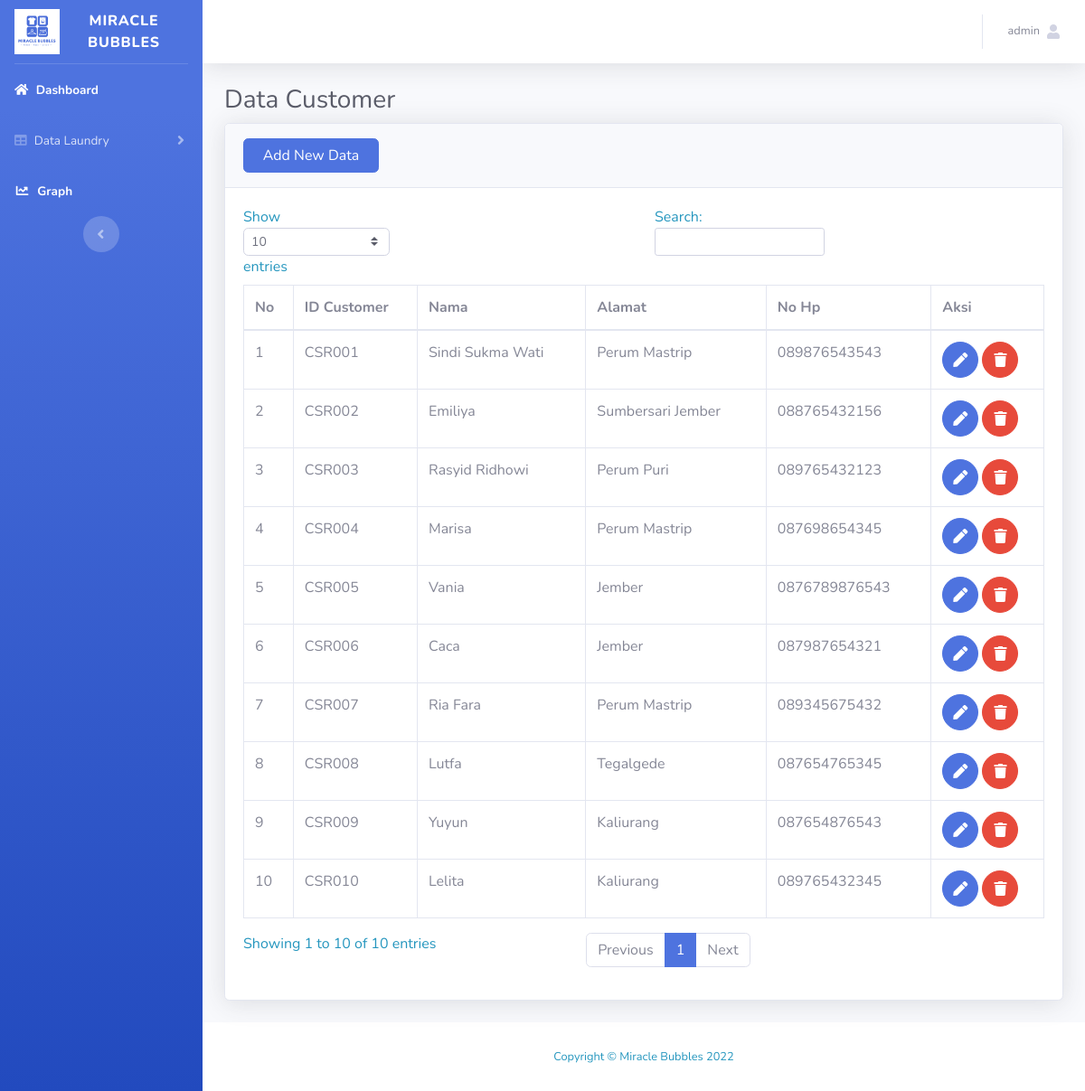
Page /tcustomer.php (signed in) on the committed database.
### tables this page shows
CREATE TABLE `tb_customer` (
  `id_customer` varchar(10) NOT NULL,
  `nama` varchar(100) NOT NULL,
  `alamat` varchar(255) NOT NULL,
  `no_hp` varchar(20) NOT NULL
);

### tcustomer.php (the view, shortened to what this page needs)
<?php
require("koneksi.php");
$sesName = $_SESSION['name'];
$sesLvl = $_SESSION['level'];
?>
<!DOCTYPE html>
<html lang="en">
<head>
    <link href="vendor/fontawesome-free/css/all.min.css" rel="stylesheet" type="text/css">
    <link href="css/sb-admin-2.min.css" rel="stylesheet">
</head>
<body id="page-top">
    <div id="wrapper">
        <ul class="navbar-nav bg-gradient-primary sidebar sidebar-dark accordion" id="accordionSidebar">
            <a class="sidebar-brand d-flex align-items-center justify-content-center" href="index.php">
                <div >
                    <img src="img/logoo.jpg" style="width: 50px">
                </div>
                <div class="sidebar-brand-text mx-3"> MIRACLE BUBBLES </div>
            </a>
            <hr class="sidebar-divider my-0">
            <li class="nav-item active">
                <a class="nav-link" href="index.php">
                <i class="fa fa-home" aria-hidden="true"></i>
                    <span>Dashboard</span></a>
            </li>
            <li class="nav-item">
                <a class="nav-link collapsed" href="#" data-toggle="collapse" data-target="#collapseTwo"
                    aria-expanded="true" aria-controls="collapseTwo">
                    <i class="fa fa-table" aria-hidden="true"></i>
                    <span>Data Laundry</span>
                </a>
            <li class="nav-item active">
                <a class="nav-link" href="bar.php">
                <i class="fas fa-fw fa-chart-line"></i>
                    <span>Graph</span></a>
            </li>
            <div class="text-center d-none d-md-inline">
                <button class="rounded-circle border-0" id="sidebarToggle"></button>
            </div>
        </ul>
        <div id="content-wrapper" class="d-flex flex-column">
            <div id="content">
                <nav class="navbar navbar-expand navbar-light bg-white topbar mb-4 static-top shadow">
                    <ul class="navbar-nav ml-auto">
                        <li class="nav-item dropdown no-arrow">
                            <a class="nav-link dropdown-toggle" href="#" id="userDropdown" role="button"
                                data-toggle="dropdown" aria-haspopup="true" aria-expanded="false">
                                <span class="mr-2 d-none d-lg-inline text-gray-600 small"><?php echo $sesName; ?></span>
                                <i class="fa fa-user" aria-hidden="true"></i>
                            </a>
                        </li>
                    </ul>
                </nav>
                <div class="container-fluid">
                    <h1 class="h3 mb-2 text-gray-800">Data Customer</h1>
                    <div class="card shadow mb-4">
                        <div class="card-header py-3">
                            <div style="width: 150px;" >
                            <a href="insert.php" class="btn btn-primary btn-user btn-block">Add New Data</a>
                            </div>
                        </div>
                        <div class="card-body">
                            <div class="table-responsive">
                                <table class="table table-bordered" id="dataTable" width="100%" cellspacing="0">
                                    <thead>
                                        <tr>
                                            <th>No</th>
                                            <th>ID Customer</th>
                                            <th>Nama</th>
                                            <th>Alamat</th>
                                            <th>No Hp</th>
                                            <th>Aksi</th>
                                        </tr>
                                    </thead>
                                    <tbody>
                                        <?php
                                             $query  = "SELECT * FROM tb_customer";
                                             $result = mysqli_query($koneksi, $query);
                                             $no     = 1;
                                            if ($sesLvl == 1) {
                                                $dis = "";
                                            }else{
                                                $dis = "disabled";
                                            }
                                            while ($row = mysqli_fetch_array($result)){
                                                $userId = $row['id_customer'];
                                                $nama = $row['nama'];
                                                $alamat = $row['alamat'];
                                                $hp = $row['no_hp'];
                                        ?>
                                        <tr>
                                            <td><?php echo $no; ?></td>
                                            <td><?php echo $userId; ?></td>
                                            <td><?php echo $nama; ?></td>
                                            <td><?php echo $alamat; ?></td>
                                            <td><?php echo $hp; ?></td>
                                            <td>
                                            <a href="customeredit.php?id_customer=<?php echo $row['id_customer']; ?>" class="btn btn-primary btn-circle <?php echo $dis; ?>"><i class="fas fa-pen"></i></a>
                                            <a href="#" class="btn btn-danger btn-circle <?php echo $dis;?>"
                                            onClick="confirmModal('customerhapus.php?&id_customer=<?php echo $row['id_customer']; ?>');">
                                                <i class="fas fa-trash"></i>
                                            </a>
                                            </td>
                                        </tr>
                                        <?php
                                            $no++;
                                            }
                                        ?>
                                    </tbody>
                                </table>
                            </div>
                        </div>
                    </div>
                </div>
            </div>
            <footer class="sticky-footer bg-white">
                <div class="container my-auto">
                    <div class="copyright text-center my-auto">
                        <span>Copyright &copy; Miracle Bubbles 2022</span>
                    </div>
                </div>
            </footer>
        </div>
    </div>
</body>
</html>

### rows in the picture
tb_customer: id_customer "CSR001", nama "Sindi Sukma Wati", alamat "Perum Mastrip", no_hp "089876543543"
tb_customer: id_customer "CSR002", nama "Emiliya", alamat "Sumbersari Jember", no_hp "088765432156"
tb_customer: id_customer "CSR003", nama "Rasyid Ridhowi", alamat "Perum Puri", no_hp "089765432123"
tb_customer: id_customer "CSR004", nama "Marisa", alamat "Perum Mastrip", no_hp "087698654345"
tb_customer: id_customer "CSR005", nama "Vania", alamat "Jember", no_hp "0876789876543"
tb_customer: id_customer "CSR006", nama "Caca", alamat "Jember", no_hp "087987654321"
tb_customer: id_customer "CSR007", nama "Ria Fara", alamat "Perum Mastrip", no_hp "089345675432"
tb_customer: id_customer "CSR008", nama "Lutfa", alamat "Tegalgede", no_hp "087654765345"
tb_customer: id_customer "CSR009", nama "Yuyun", alamat "Kaliurang", no_hp "087654876543"
tb_customer: id_customer "CSR010", nama "Lelita", alamat "Kaliurang", no_hp "089765432345"

### other values in the picture
$sesName "admin"
